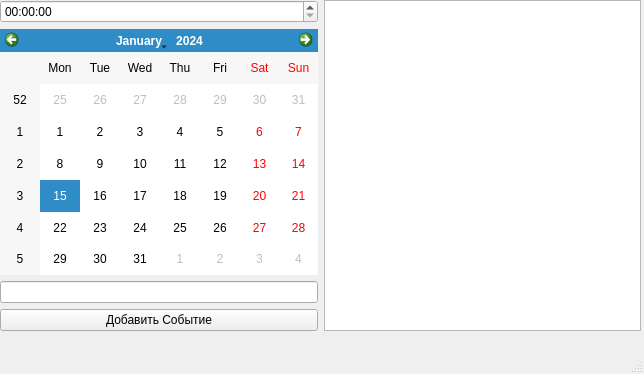
<?xml version="1.0" encoding="UTF-8"?>
<ui version="4.0">
 <class>MainWindow</class>
 <widget class="QMainWindow" name="MainWindow">
  <property name="geometry">
   <rect>
    <x>0</x>
    <y>0</y>
    <width>644</width>
    <height>374</height>
   </rect>
  </property>
  <property name="windowTitle">
   <string>MainWindow</string>
  </property>
  <widget class="QWidget" name="centralwidget">
   <widget class="QWidget" name="horizontalLayoutWidget_2">
    <property name="geometry">
     <rect>
      <x>0</x>
      <y>0</y>
      <width>641</width>
      <height>331</height>
     </rect>
    </property>
    <layout class="QHBoxLayout" name="horizontalLayout_2">
     <item>
      <layout class="QHBoxLayout" name="horizontalLayout">
       <item>
        <layout class="QVBoxLayout" name="verticalLayout">
         <item>
          <widget class="QTimeEdit" name="timeEdit"/>
         </item>
         <item>
          <widget class="QCalendarWidget" name="calendarWidget"/>
         </item>
         <item>
          <widget class="QLineEdit" name="lineEdit"/>
         </item>
         <item>
          <widget class="QPushButton" name="addEventBtn">
           <property name="text">
            <string>Добавить Событие</string>
           </property>
          </widget>
         </item>
        </layout>
       </item>
      </layout>
     </item>
     <item>
      <widget class="QListWidget" name="eventList"/>
     </item>
    </layout>
   </widget>
  </widget>
  <widget class="QMenuBar" name="menubar">
   <property name="geometry">
    <rect>
     <x>0</x>
     <y>0</y>
     <width>644</width>
     <height>21</height>
    </rect>
   </property>
  </widget>
  <widget class="QStatusBar" name="statusbar"/>
 </widget>
 <resources/>
 <connections/>
</ui>
